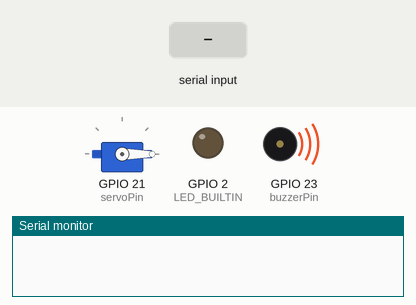
Recording of a sketch running on a simulated ESP32. On the bench: servo, output pins drawn as LEDs (lit = HIGH), buzzer (waves = sounding, pin HIGH), the last lines printed to the serial monitor. The test bench sets the inputs (shaded band).

Above: at 1.2 s.
1.3 s: "f" received over Serial
At 1.37 s:
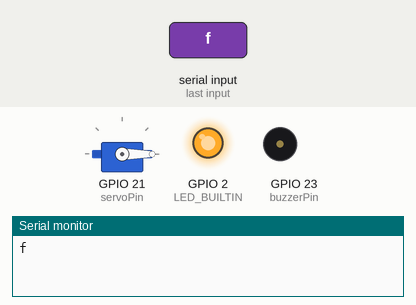
2.9 s: "p" received over Serial
At 4.1 s:
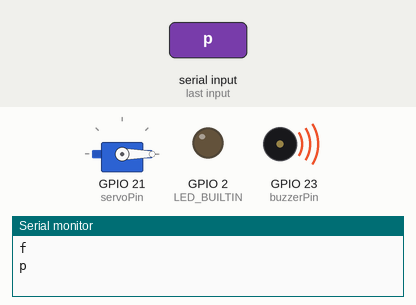
4.4 s: "s" received over Serial
At 4.8 s:
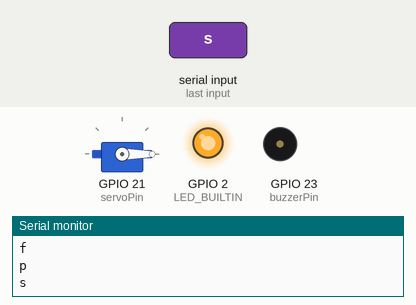
Timing chart, 0 to 7.4 s (numbered marks = the images above; inputs shaded):
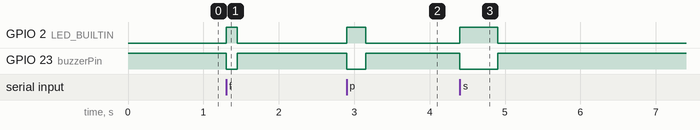

The sketch:

fire_esp.ino
```cpp
#include <ESP32Servo.h>

#define buzzerPin 23
#define servoPin 21
#define count 20

Servo servoMotor;
int deadline;

void setup() {
  deadline_restore();
  Serial.begin(9600);
  pinMode(buzzerPin, OUTPUT);
  pinMode(LED_BUILTIN, OUTPUT);
  stopBuzzer();
  servoMotor.attach(servoPin);
  servoMotor.write(0);
}

void loop() {
  if (Serial.available()) {
    char incomingByte = Serial.read();
    Serial.println(incomingByte);
    if (incomingByte == 'f') {
      deadline--;
      delayed_trips(150);
    } else if (incomingByte == 'p') {
      deadline--;
      delayed_trips(250);
    } else if (incomingByte == 's') {
      deadline--;
      delayed_trips(500);
    }
    else {
      deadline_restore();
      digitalWrite(LED_BUILTIN, LOW);
      stopBuzzer();
      servoMotor.write(0);
    }
  }
  else {
      deadline_restore();
      digitalWrite(LED_BUILTIN, LOW);
      stopBuzzer();
      servoMotor.write(0);
    }
}

void deadline_restore() {
  deadline = count;
}

void delayed_trips(int time) {
  if(deadline<=0)
  {
    trip_MCB();
  }
  digitalWrite(LED_BUILTIN, HIGH);
  soundBuzzer();
  delay(time);
  digitalWrite(LED_BUILTIN, LOW);
  stopBuzzer();
  delay(time);
}

void trip_MCB() {
  deadline_restore();
  digitalWrite(LED_BUILTIN, LOW);
  stopBuzzer();
  servoMotor.write(180);
  delay(1000);
  servoMotor.write(0);
  stopBuzzer();
}

void soundBuzzer() {
  digitalWrite(buzzerPin, LOW); // Power the buzzer
}

void stopBuzzer() {
  digitalWrite(buzzerPin, HIGH); // Turn off power to the buzzer
}
```

Measured:
- after the input at 1.3 s, GPIO 2 (LED_BUILTIN): LOW → HIGH at once, → LOW 0.15 s later; GPIO 23 (buzzerPin): HIGH → LOW at once, → HIGH 0.15 s later
- after the input at 2.9 s, GPIO 2 (LED_BUILTIN): LOW → HIGH at once, → LOW 0.25 s later; GPIO 23 (buzzerPin): HIGH → LOW at once, → HIGH 0.25 s later
- after the input at 4.4 s, GPIO 2 (LED_BUILTIN): LOW → HIGH at once, → LOW 0.50 s later; GPIO 23 (buzzerPin): HIGH → LOW at once, → HIGH 0.50 s later
